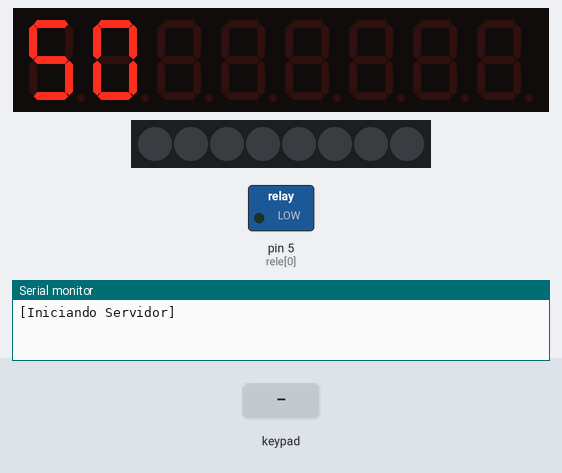
Recording of a sketch running on a simulated Arduino Uno, built with avr-gcc and run on an emulated ATmega328P. Shown: 8-digit seven-segment display, 8 RGB LEDs in strip order, left to right, switched loads named in the sketch (green lamp = pin HIGH), the last lines printed to the serial monitor. The inputs (shaded band) are chosen by the test bench.

Above: at 0.8 s.
1.3 s: key '1' pressed
At 2.1 s:
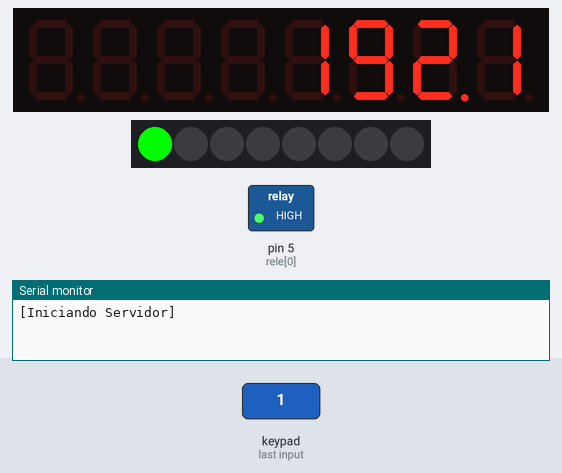
3.9 s: key '8' pressed
At 4.44 s:
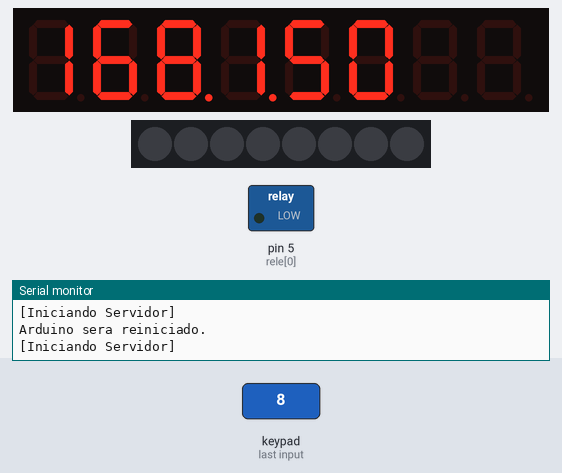
5.8 s: keypad keys 1 2 pressed 0.4 s apart
At 7.01 s:
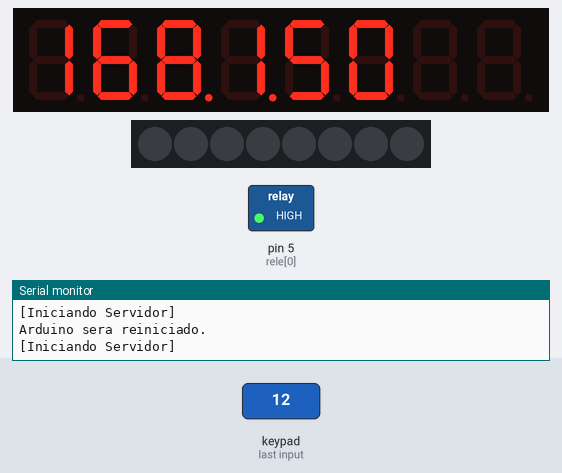
8.1 s: keypad keys 1 2 pressed 0.4 s apart
At 8.8 s:
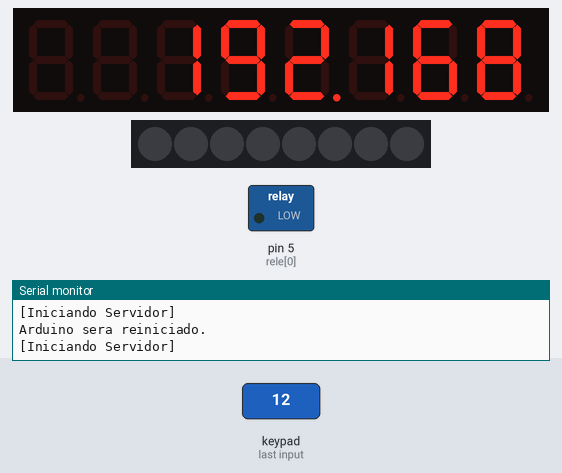
Timing chart, 0 to 11.1 s (numbered marks = the images above; inputs shaded):
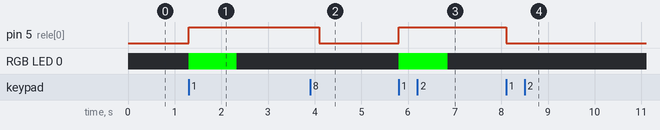

The sketch:

ReleEthernet.ino
```cpp
#include <EtherCard.h>
#include <TM1638.h>
#include <LiquidCrystal.h>

// PORTAS DIGITAIS USADAS: 5, 6, 7, 8, 9, 10
// 5: DIGITAL OUTPUT DO RELE
// 6: STROBE DO DISPLAY
// 7: CLOCK DO DISPLAY
// 8: DIGITAL I/O DO DISPLAY
//10: <USADO PELO ETHERNET SHIELD>

// CONFIGURACOES GERAIS
#define QTD_RELES 1
#define ON 1
#define OFF 0
#define ON_STR "true"
#define OFF_STR "false"

// CONFIGURACOES DE REDE
#define STATIC 1 // Caso queira definir um ip estático mude de 0 para 1
#if STATIC
static byte myip[] = { 192, 168, 1, 118 }; // Endereço IP estático a ser definido a interface Ethernet
static byte gwip[] = { 192, 168, 1, 1 }; // Endereço IP do Gateway da sua rede
#endif
static byte mymac[] = { 0x44,0x69,0x65,0x67,0x6f,0x42 }; //44:69:65:67:6f:42 MAC Address da interface ethernet
byte Ethernet::buffer[500];
BufferFiller bfill;

// CONFIGURACOES DO RELE
int rele[] = {5};
int estadoRele[] = {0};

// CONFIGURACOES DO DISPLAY
TM1638 module(8, 7, 6);
byte exibe_ip = 1;
String ip_str;
byte tam;
char ip[16];
byte ip_p;
int display_i = 0;
int qtd_loop = 0;
#define LOOP_FLAG 150

// CONFIGURACOES DO LCD
//LiquidCrystal lcd(12, 11, 5, 4, 3, 2);

// CONFIGURACOES DE PORTA 13 ALWAYS ON
#define PORTA_13_ALWAYS_ON 0 //O: DESLIGADO; 1: LIGADO

// RESET FUNCTION
void(* resetFunc) (void) = 0;

void changeRelayState(int n_rele, char job){
  int alterado = 0;
  // TRATA A REQUISICAO
  if (job == '0') {
    estadoRele[n_rele] = OFF;
    alterado = 1;
  }
  if (job == '1') {
    estadoRele[n_rele] = ON;
    alterado = 1;
  }
  if (job == '!') {
    estadoRele[n_rele] = (estadoRele[n_rele] == OFF ? ON : OFF); // INVERTE  O SINAL
    alterado = 1;
  }

  // '?' NAO E TRATADO POIS O ESTADO ATUAL DO RELE SEMPRE E EXIBIDO AO FINAL DO PROCESSAMENTO

  // ALTERA O SINAL DIGITAL DO RELE SE NECESSARIO
  if (alterado == 1) {
    digitalWrite(rele[n_rele], (estadoRele[n_rele] == OFF ? LOW : HIGH));
    module.setLED((estadoRele[n_rele] == OFF ? TM1638_COLOR_NONE : TM1638_COLOR_GREEN), n_rele);
  }
}

// INICIALIZA AS VARIAVEIS GLOBAIS PARA ESCREVER O IP NO DISPLAY
void setupIpOnDisplay(){
  ip_str = String(ether.myip[0]) + "." + String(ether.myip[1]) + "." + String(ether.myip[2]) + "." + String(ether.myip[3]);
  tam = ip_str.length();
  ip_str.toCharArray(ip, 16);
  ip_p = 0;
}

// ESCREVE NO DISPLAY O IP, CASO NAO CAIBA FAZ UMA ROTATORIA
void writeIpOnDisplay(){
  int display_p = display_i - 1; // Controla a posicao do display onde o endereco comeca a ser escrito
  byte i = 0;
  byte value = 0;

  // LIMPA TODAS AS POSICOES DO DISPLAY
  module.clearDisplay();

  // ESCREVE DA POSICAO INICIAL ATE O FIM DO DISPLAY OU FIM DA STRING
  for(i = ip_p; (display_p < 7 && i < tam); i++){
    if (ip[i] >= '0' && ip[i] <= '9')
    {
      display_p++; // Avanca para proxima posicao a ser escrita
      value = ip[i] - 48; // Obtem o valor ASCII do caractere numerico
      module.setDisplayDigit(value, display_p, false);
    }
    if (ip[i] == '.' && display_p > -1) // Ignora um ponto no inicio da String
    {
      module.setDisplayDigit(value, display_p, true); // Acende o ponto da posicao atual
    }
  }

  // SE NAO COUBER NO DISPLAY
  if(tam>= 12){
    if(display_i == 0){
      // A posicao inicial e a primeira, entao deve permanecer nessa posicao e a string deve continuar avancando
      ip_p++;
    }else{
      // Nao esta no inicio do display, entao a posicao inicial deve retrocedor e a string comecar do inicio
      display_i--;
      if(display_i < 0){
        display_i = 0;
      }
      ip_p = 0;
    }

    // Se a String acabou faz a string recomecar na ultima posicao do display
    if(ip_p == tam){
      ip_p = 0;
      display_i = 7;
    }
  }
}

// FUNCAO QUE PROCESSA A REQUISICAO HTTP
word processRequest(int n_rele, char job){
    char output[4];
    bfill = ether.tcpOffset();

    // REQUISICAO INVALIDA
    if (n_rele < 0 || n_rele >= QTD_RELES) {
      bfill.emit_p(PSTR("HTTP/1.0 404 NOT FOUND\r\n"
        "Content-Type: application/json\r\n"
        "Access-Control-Allow-Origin: *\r\n"
        "X-Powered-By: Diego Rocha/Arduino\r\n"
        "\r\n"
        "{\"rele\": false, \"error\": \"Not found\"}\r\n"));
      return bfill.position();
    }

    // CHAMA A FUNCAO QUE ALTERA O ESTADO DO RELE
    changeRelayState(n_rele, job);

    // EXIBE O VALOR ATUAL DO RELE
    strcpy(output, (estadoRele[n_rele] == ON ? ON_STR : OFF_STR));

    // GERA A RESPOSTA DA REQUISICAO
    bfill.emit_p(PSTR(
      "HTTP/1.0 200 OK\r\n"
      "Content-Type: application/json\r\n"
      "Access-Control-Allow-Origin: *\r\n"
      "X-Powered-By: Diego Rocha/Arduino\r\n"
      "\r\n"
      "{\"rele\": $S, \"error\": \"\"}\r\n"
      ), output);
    return bfill.position();
}

void setup(){
   // INICIALIZA PORTA SERIAL
   Serial.begin(57600);

   // INICIALIZA DISPLAY
   module.setDisplayToString("Setup", 0, 3);

   // INICIALIZA LCD
   //lcd.begin(16, 2);
   //lcd.print("hello, world!");

   // INICIALIZA PORTAS UTILIZADAS PELOS RELES
   for(int i = 0; i<QTD_RELES; i++){
     pinMode(rele[i], OUTPUT);
     digitalWrite(rele[i], LOW);
   }

   // CARREGA BIBLIOTECA DA SHIELD ETHERNET E OBTEM IP
   Serial.println("[Iniciando Servidor]");
   if (ether.begin(sizeof Ethernet::buffer, mymac, 10) == 0)
      Serial.println("Falha ao acessar o controlador Ethernet.");
   #if STATIC
      ether.staticSetup(myip, gwip);
   #else
      if (!ether.dhcpSetup())
         Serial.println("DHCP falhou!");
         module.setDisplayToError();
   #endif

   ether.printIp("IP: ", ether.myip);
   ether.printIp("GW: ", ether.gwip);
   ether.printIp("DNS: ", ether.dnsip);

   setupIpOnDisplay();
   writeIpOnDisplay();
}

void loop(){
  byte keys = module.getButtons();

  //lcd.setCursor(0, 1);
  //lcd.print(millis()/1000);

  // SE IP NAO COUBER NO DISPLAY ATUALIZA O DISPLAY FAZENDO ROTATORIA
  if(exibe_ip){
    if(tam>= 12){
      qtd_loop++;
      if (qtd_loop == LOOP_FLAG){
        writeIpOnDisplay();
        qtd_loop = 0;
      }
    }
  }

  // TECLA 0 DO DISPLAY
  if (keys == 1){
    changeRelayState(0, '!');
    delay(1000);
  }
  // TECLA 6 DO DISPLAY
  if (keys == 64){
    exibe_ip = !exibe_ip;
    if(exibe_ip){
      setupIpOnDisplay();
     writeIpOnDisplay();
    }else{
      module.clearDisplay();
    }
    delay(500);
  }

  // TECLA 7 DO DISPLAY
  if (keys == 128) {
    Serial.println("Arduino sera reiniciado.");
    delay(200);
    resetFunc();
  }

  // TRATA UMA REQUISICAO DA REDE SE HOUVER
  word len = ether.packetReceive();
  word pos = ether.packetLoop(len);
  if (pos) {
      // AJUSTA OS PARAMETROS DA FUNCAO CONFORME A URL
      int rele = -1;
      char job = ' ';
      if(strstr((char *)Ethernet::buffer + pos, "GET /0?") != 0) {
        rele = 0;
        job = '?';
      }
      if(strstr((char *)Ethernet::buffer + pos, "GET /0!") != 0) {
        rele = 0;
        job = '!';
      }
      if(strstr((char *)Ethernet::buffer + pos, "GET /00") != 0) {
        rele = 0;
        job = '0';
      }
      if(strstr((char *)Ethernet::buffer + pos, "GET /01") != 0) {
        rele = 0;
        job = '1';
      }

      // CHAMA A FUNCAO COM OS PARAMETROS
      ether.httpServerReply(processRequest(rele, job));
   }
}
```

Measured:
- after the input at 1.3 s, pin 5 (rele[0]): LOW → HIGH at once
- after the input at 3.9 s, pin 5 (rele[0]): HIGH → LOW after 0.20 s; the display: first changes after 0.21 s (image 2 shows a later state)
- after the input at 5.8 s, pin 5 (rele[0]): LOW → HIGH at once; the display: first changes at once (image 3 shows a later state)
- after the input at 8.1 s, pin 5 (rele[0]): HIGH → LOW at once
- what the display in image 1 shows lasts 1.0 s, from 1.3 s to 2.3 s
